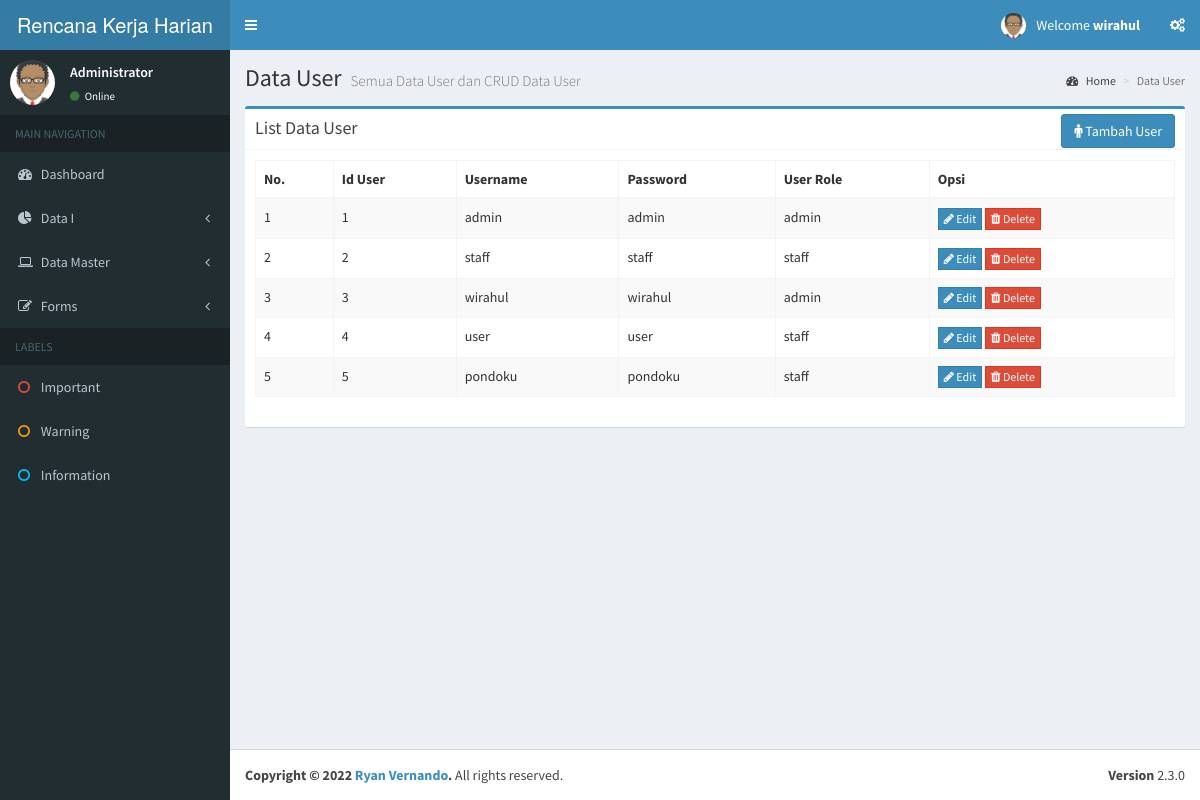
Screenshot of /user/data_user.php (signed in) with the database file from the repository.
### tables this page shows
CREATE TABLE `tb_user` (
  `id_user` tinyint(2) NOT NULL,
  `username` varchar(25) DEFAULT NULL,
  `password` varchar(25) DEFAULT NULL,
  `user_role` varchar(20) DEFAULT NULL,
  PRIMARY KEY (`id_user`)
);

### user/data_user.php (the view, shortened to what this page needs)
<?php
include '../template/header_admin.php';
include '../koneksidb.php';
?>
<div class="content-wrapper">
<section class="content-header">
  <h1>Data User
    <small>Semua Data User dan CRUD Data User</small>
  </h1>
  <ol class="breadcrumb">
  <li><a href="../admin/admin.php"><i class="fa fa-dashboard"></i> Home</a></li>
  <li class="active">Data User</li>
  </ol>
</section>
<section class="content">
  <div class="row">
    <div class="col-sm-12">
      <div class="box box-primary">
        <div class="box-header with-border">
          <h3 class="box-title">List Data User</h3>
          <div class="box-tools pull-left">
            <a href="#" class="btn btn-primary" data-toggle="modal" data-target="#tambahuser"><i class="fa fa-male"></i> Tambah User</a>
          </div>
        </div>
        <div class="box-body">
          <div class="table-responsive22">
            <table id="datatable" class="table table-bordered table-striped">
              <thead>
                <tr>
                  <th>No.</th>
                  <th>Id User</th>
                  <th>Username</th>
                  <th>Password</th>
                  <th>User Role</th>
                  <th>Opsi</th>
                </tr>
              </thead>
              <tbody>
                  <?php
                    $no = 1;
                    $queryview = mysqli_query($koneksi, "SELECT * FROM tb_user");
                    while ($row = mysqli_fetch_assoc($queryview)) {
                  ?>
                  <tr>
                    <td><?php echo $no++;?></td>
                    <td><?php echo $row['id_user'];?></td>
                    <td><?php echo $row['username'];?></td>
                    <td><?php echo $row['password'];?></td>
                    <td><?php echo $row['user_role']; ?></td>
                    <td>
                      <a href="#" class="btn btn-primary btn-flat btn-xs" data-toggle="modal" data-target="#updateuser<?php echo $no; ?>"><i class="fa fa-pencil"></i> Edit</a>
                      <a href="#" class="btn btn-danger btn-flat btn-xs" data-toggle="modal" data-target="#deleteuser<?php echo $no; ?>"><i class="fa fa-trash"></i> Delete</a>
                    </td>
                  </tr>
                  <?php
                    }
                  ?>
              </tbody>
            </table>
          </div>
        </div>
      </div>
    </div>
  </div>
</section>
</div>
<?php include '../template/footer.php'; ?>

### rows the page displays
tb_user: id_user "1", username "admin", password "admin", user_role "admin"
tb_user: id_user "2", username "staff", password "staff", user_role "staff"
tb_user: id_user "3", username "wirahul", password "wirahul", user_role "admin"
tb_user: id_user "4", username "user", password "user", user_role "staff"
tb_user: id_user "5", username "pondoku", password "pondoku", user_role "staff"

### other values shown
$_SESSION['username'] "wirahul"
